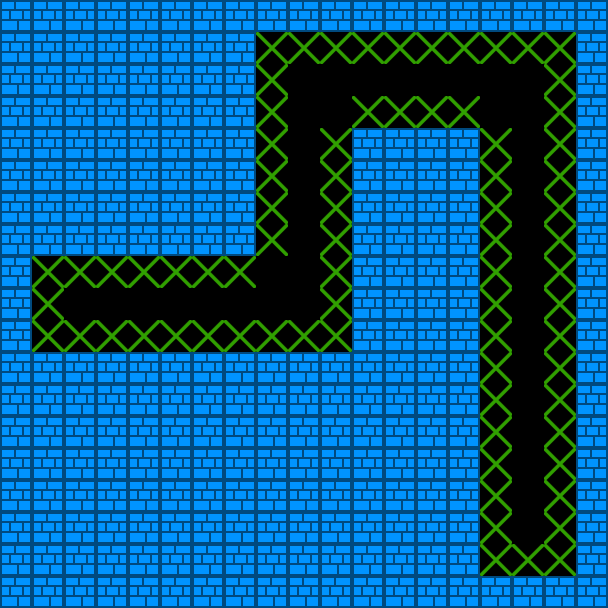

A 2D game scene composited from a Tiled map and its tileset images. What follows is a short description and the map's XML, with every tile layer's data as written:
An orthogonal 19x19 tile map with 32x32 px tiles, 2 tile layers (tiles, wallspawns), 2 tilesets and 18 objects.

<map version="1.4" tiledversion="1.4.3" orientation="orthogonal" renderorder="right-down" width="19" height="19" tilewidth="32" tileheight="32" infinite="0" nextlayerid="7" nextobjectid="38">
 <editorsettings>
  <export target="../dist/assets/rooms/room2.json" format="json" />
 </editorsettings>
 <tileset firstgid="1" name="OneBlock" tilewidth="32" tileheight="32" tilecount="1" columns="1">
  <image source="../dist/assets/sprites/block.png" width="32" height="32" />
  <tile id="0">
   <properties>
    <property name="collides" type="bool" value="true" />
   </properties>
  </tile>
 </tileset>
 <tileset firstgid="2" name="WallSpawn" tilewidth="32" tileheight="32" tilecount="1" columns="1">
  <image source="../dist/assets/sprites/x-block-green.png" width="32" height="32" />
 </tileset>
 <layer id="1" name="tiles" width="19" height="19">
  <data encoding="csv">
1,1,1,1,1,1,1,1,1,1,1,1,1,1,1,1,1,1,1,
1,1,1,1,1,1,1,1,0,0,0,0,0,0,0,0,0,0,1,
1,1,1,1,1,1,1,1,0,0,0,0,0,0,0,0,0,0,1,
1,1,1,1,1,1,1,1,0,0,0,0,0,0,0,0,0,0,1,
1,1,1,1,1,1,1,1,0,0,0,1,1,1,1,0,0,0,1,
1,1,1,1,1,1,1,1,0,0,0,1,1,1,1,0,0,0,1,
1,1,1,1,1,1,1,1,0,0,0,1,1,1,1,0,0,0,1,
1,1,1,1,1,1,1,1,0,0,0,1,1,1,1,0,0,0,1,
1,0,0,0,0,0,0,0,0,0,0,1,1,1,1,0,0,0,1,
1,0,0,0,0,0,0,0,0,0,0,1,1,1,1,0,0,0,1,
1,0,0,0,0,0,0,0,0,0,0,1,1,1,1,0,0,0,1,
1,1,1,1,1,1,1,1,1,1,1,1,1,1,1,0,0,0,1,
1,1,1,1,1,1,1,1,1,1,1,1,1,1,1,0,0,0,1,
1,1,1,1,1,1,1,1,1,1,1,1,1,1,1,0,0,0,1,
1,1,1,1,1,1,1,1,1,1,1,1,1,1,1,0,0,0,1,
1,1,1,1,1,1,1,1,1,1,1,1,1,1,1,0,0,0,1,
1,1,1,1,1,1,1,1,1,1,1,1,1,1,1,0,0,0,1,
1,1,1,1,1,1,1,1,1,1,1,1,1,1,1,0,0,0,1,
1,1,1,1,1,1,1,1,1,1,1,1,1,1,1,1,1,1,1
</data>
 </layer>
 <layer id="4" name="wallspawns" width="19" height="19">
  <data encoding="csv">
0,0,0,0,0,0,0,0,0,0,0,0,0,0,0,0,0,0,0,
0,0,0,0,0,0,0,0,2,2,2,2,2,2,2,2,2,2,0,
0,0,0,0,0,0,0,0,2,0,0,0,0,0,0,0,0,2,0,
0,0,0,0,0,0,0,0,2,0,0,2,2,2,2,0,0,2,0,
0,0,0,0,0,0,0,0,2,0,2,0,0,0,0,2,0,2,0,
0,0,0,0,0,0,0,0,2,0,2,0,0,0,0,2,0,2,0,
0,0,0,0,0,0,0,0,2,0,2,0,0,0,0,2,0,2,0,
0,0,0,0,0,0,0,0,2,0,2,0,0,0,0,2,0,2,0,
0,2,2,2,2,2,2,2,0,0,2,0,0,0,0,2,0,2,0,
0,2,0,0,0,0,0,0,0,0,2,0,0,0,0,2,0,2,0,
0,2,2,2,2,2,2,2,2,2,2,0,0,0,0,2,0,2,0,
0,0,0,0,0,0,0,0,0,0,0,0,0,0,0,2,0,2,0,
0,0,0,0,0,0,0,0,0,0,0,0,0,0,0,2,0,2,0,
0,0,0,0,0,0,0,0,0,0,0,0,0,0,0,2,0,2,0,
0,0,0,0,0,0,0,0,0,0,0,0,0,0,0,2,0,2,0,
0,0,0,0,0,0,0,0,0,0,0,0,0,0,0,2,0,2,0,
0,0,0,0,0,0,0,0,0,0,0,0,0,0,0,2,0,2,0,
0,0,0,0,0,0,0,0,0,0,0,0,0,0,0,2,2,2,0,
0,0,0,0,0,0,0,0,0,0,0,0,0,0,0,0,0,0,0
</data>
 </layer>
 <objectgroup id="3" name="navmesh">
  <object id="18" x="32" y="256" width="96" height="96" />
  <object id="19" x="128" y="256" width="96" height="104" />
  <object id="20" x="224" y="272" width="48" height="80" />
  <object id="21" x="272" y="224" width="80" height="48" />
  <object id="22" x="272" y="272" width="80" height="80" />
  <object id="23" x="256" y="160" width="96" height="64" />
  <object id="24" x="256" y="112" width="80" height="48" />
  <object id="25" x="256" y="32" width="80" height="80" />
  <object id="26" x="336" y="32" width="48" height="80" />
  <object id="27" x="384" y="32" width="64" height="96" />
  <object id="28" x="448" y="32" width="48" height="80" />
  <object id="29" x="496" y="32" width="80" height="80" />
  <object id="32" x="496" y="112" width="80" height="48" />
  <object id="33" x="480" y="160" width="96" height="96" />
  <object id="34" x="480" y="256" width="96" height="96" />
  <object id="35" x="480" y="352" width="96" height="96" />
  <object id="36" x="480" y="448" width="96" height="64" />
  <object id="37" x="480" y="512" width="96" height="64" />
 </objectgroup>
</map>